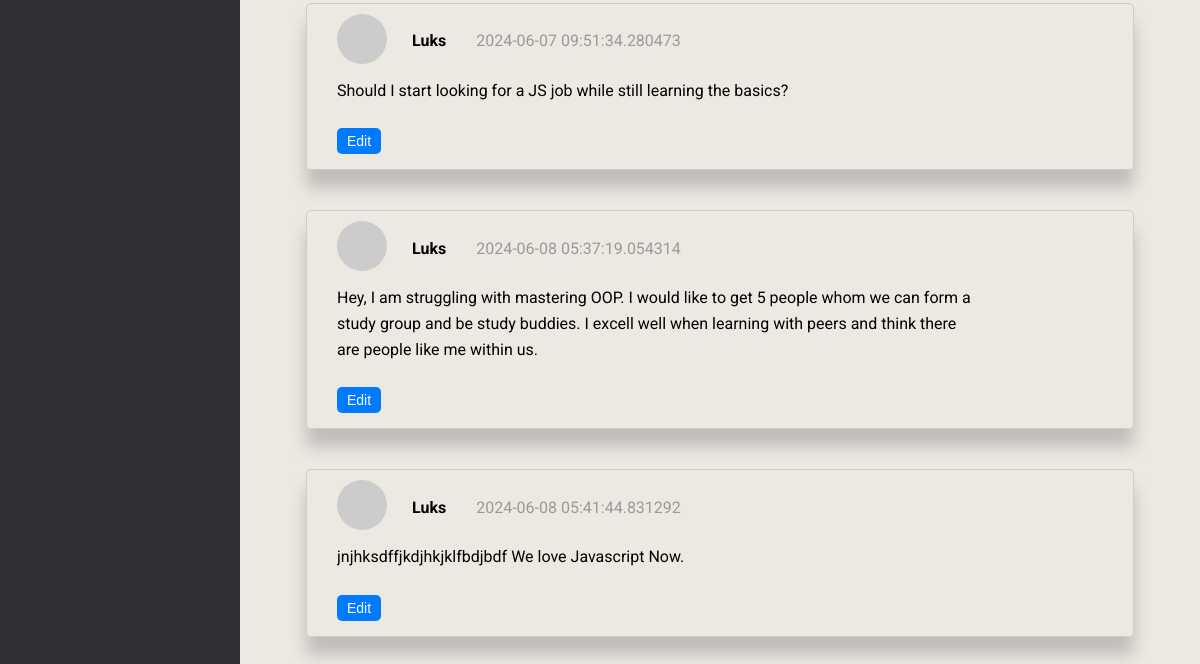
The page /dashboard (signed in, lower part) on the database as committed earlier.
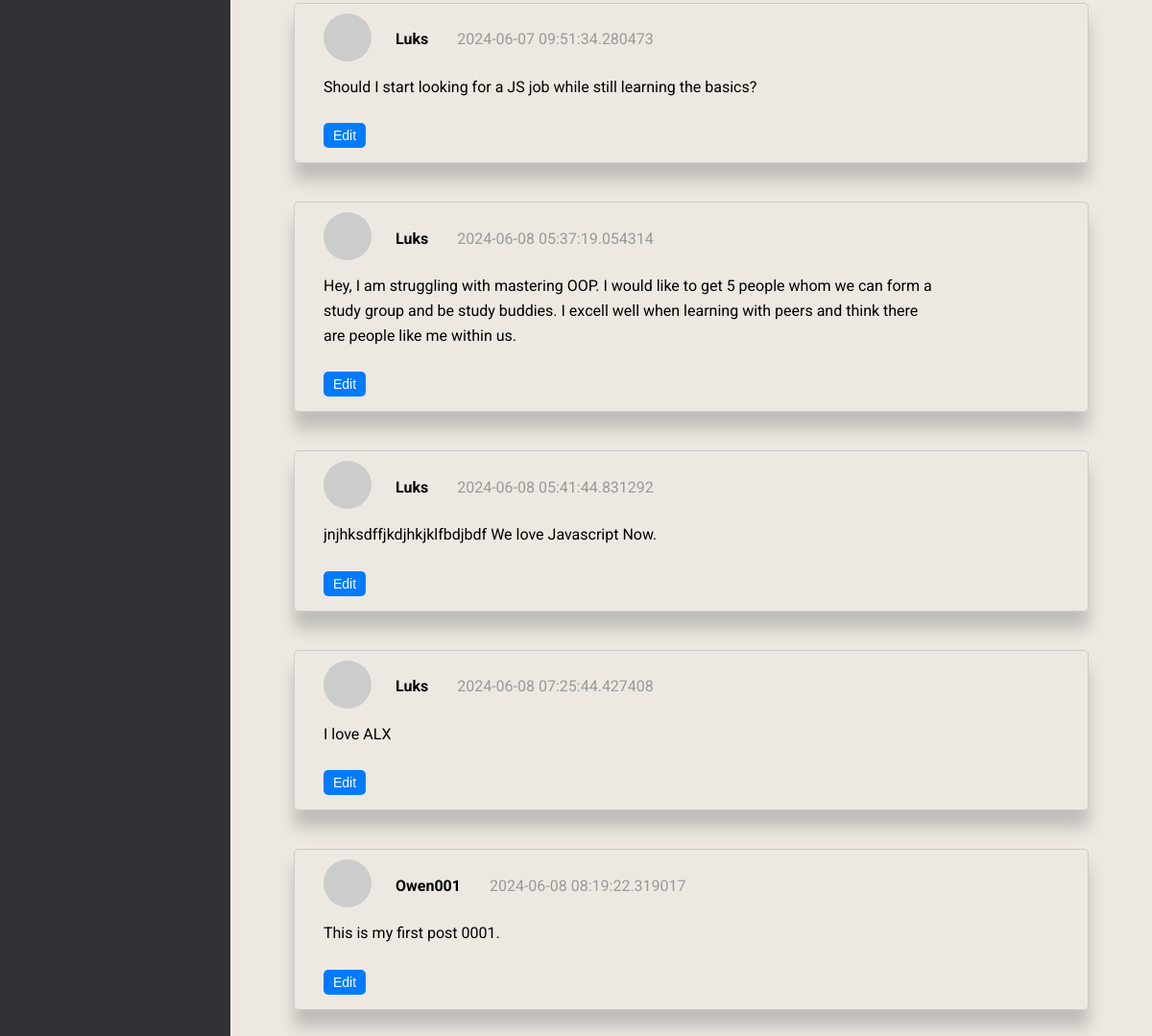
The same page on the database as committed later.
### app/models.py (models this page shows, shortened)
class Post(db.Model):
    __tablename__ = 'posts'
    id = db.Column(db.Integer, primary_key=True)
    title = db.Column(db.String(100), nullable=False)
    content = db.Column(db.Text, nullable=False)
    created_at = db.Column(db.DateTime, default=datetime.utcnow)
    updated_at = db.Column(db.DateTime, default=datetime.utcnow, onupdate=datetime.utcnow)
    user_id = db.Column(db.Integer, db.ForeignKey('users.user_id'), nullable=False)
    author = relationship("User", backref="posts", lazy=True)
    """
    def __repr__(self):
        return f"<Post {self.id} - {self.title}>"
    """
    def __repr__(self):
        return f"Post('{self.title}', '{self.date_posted}')"

class User(UserMixin, db.Model):
    __tablename__ = "users"
    user_id = db.Column(db.Integer, primary_key=True)
    username = db.Column(db.String(50), unique=True, nullable=False)
    firstname = db.Column(db.String(50), nullable=False)
    lastname = db.Column(db.String(50), nullable=False)
    email = db.Column(db.String(100), unique=True, nullable=False)
    password_hash = db.Column(db.String(200), nullable=False)
    bio = db.Column(db.Text(200))
    profile_picture = db.Column(db.String(256))
    created_at = db.Column(db.DateTime, default=datetime.utcnow)
    updated_at = db.Column(
        db.DateTime,
        default=datetime.utcnow,
        onupdate=datetime.utcnow
    )
    skills = db.relationship('UserSkills', backref='user', lazy=True)
    projects = db.relationship('UserProject', backref='user', lazy=True)
    def avatar(self, size):
        digest = md5(self.email.lower().encode('utf-8')).hexdigest()
        return f'https://www.gravatar.com/avatar/{digest}?d=identicon&s={size}'

### app/views/auth.py (the view)
@auth_bp.route('/dashboard', methods=['POST', 'GET'])
def dashboard():
    posts = Post.query.all()
    return render_template('main/dashboard.html', posts=posts)

### app/models.py (called while the page is built)
@login_manager.user_loader
def load_user(user_id):
    return User.query.get(int(user_id))

### app/templates/main/dashboard.html (shortened to what this page needs)
<!DOCTYPE html>
<html lang="en">
<head>
    <link rel="stylesheet" href="{{ url_for('static', filename='css/styles.css') }}">
</head>
<body id="dash-body">
    <div class="dashboard">
        <div class="sidebar">
        </div>
        <div class="main-content">
            {% for post in posts %}
            <div class="post-window">
                <div class="post-top">
                    <div class="avatar">
                        <img class="avatar-img" src="{{ current_user.avatar(128) }}" alt="user avatar">
                    </div>
                    <div class="author-name">
                        {{ post.author.username }}
                    </div>
                    <div class="time">
                        {{ post.created_at }}
                    </div>
                </div>
                <div class="post-content">
                    <p class="content" id="postContent-{{ post.id }}">{{ post.content }}</p>
                </div>
                <button class="editBtn" data-post-id="{{ post.id }}">Edit</button>
            </div>
            {% endfor %}
        </div>
    </div>
</body>
</html>

### app/static/css/styles.css (style rules this page uses)
* { box-sizing: border-box; margin: 0; padding: 0; }
html { overflow-x: hidden; scroll-behavior: smooth; }
body { background-color: #030530; color: white; font-family: "Roboto", sans-serif; width: 100vw; height: 100vh; overflow-x: hidden; }
.content { display: flex; flex-direction: column; align-items: center; width: 50%; }
input[type="text"], input[type="password"], button { flex: 1; width: 100%; padding: 10px; border: 1px solid #ccc; border-radius: 4px; }
.dashboard { display: flex; height: 100vh; }
.sidebar { width: 20%; background-color: #2f3136; display: flex; flex-direction: column; }
.main-content { width: 80%; display: flex; flex-direction: column; }
.post-window { display: flex; flex-direction: column; }
#dash-body { background-color: #ede9e2; }
.post-window { padding-left: 20px; padding-top: 30px; padding-bottom: 10px; box-shadow: 0 18px 16px rgba(123, 124, 124, 0.4); color: black; width: 90%; margin: 20px auto; border: 1px solid #ccc; padding: 10px; border-radius: 5px; }
.post-top { display: flex; justify-content: flex-start; align-items: center; margin-bottom: 10px; }
.post-content { margin-bottom: 10px; margin-left: 20px; width: 100%; }
.avatar-img { width: 50px; border-radius: 50%; height: 50px; cursor: pointer; }
.avatar, .author-name { padding-right: 20px; }
.post-top .avatar { margin-left: 20px; margin-right: 5px; }
.main-content { flex: 1; padding: 20px; }
button { padding: 10px 20px; margin: 5px; border: none; border-radius: 5px; cursor: pointer; font-size: 14px; }
button.editBtn { background-color: #007bff; color: white; transition: background-color 0.3s ease; width: fit-content; margin-left: 20px; }
.post-top .time { color: #999; }
.post-top .author-name { font-weight: bold; margin-right: 10px; }
.content { margin-bottom: 10px; }
button { margin-right: 5px; padding: 5px 10px; cursor: pointer; }
.content { display: block; width: 80%; height: 100%; overflow: auto; line-height: 1.6; }

Rows that differ between the two databases and show on the page:
added Post: author.username "Luks", created_at "2024-06-08 07:25:44.427408", content "I love ALX"
added Post: author.username "Owen001", created_at "2024-06-08 08:19:22.319017", content "This is my first post 0001."
